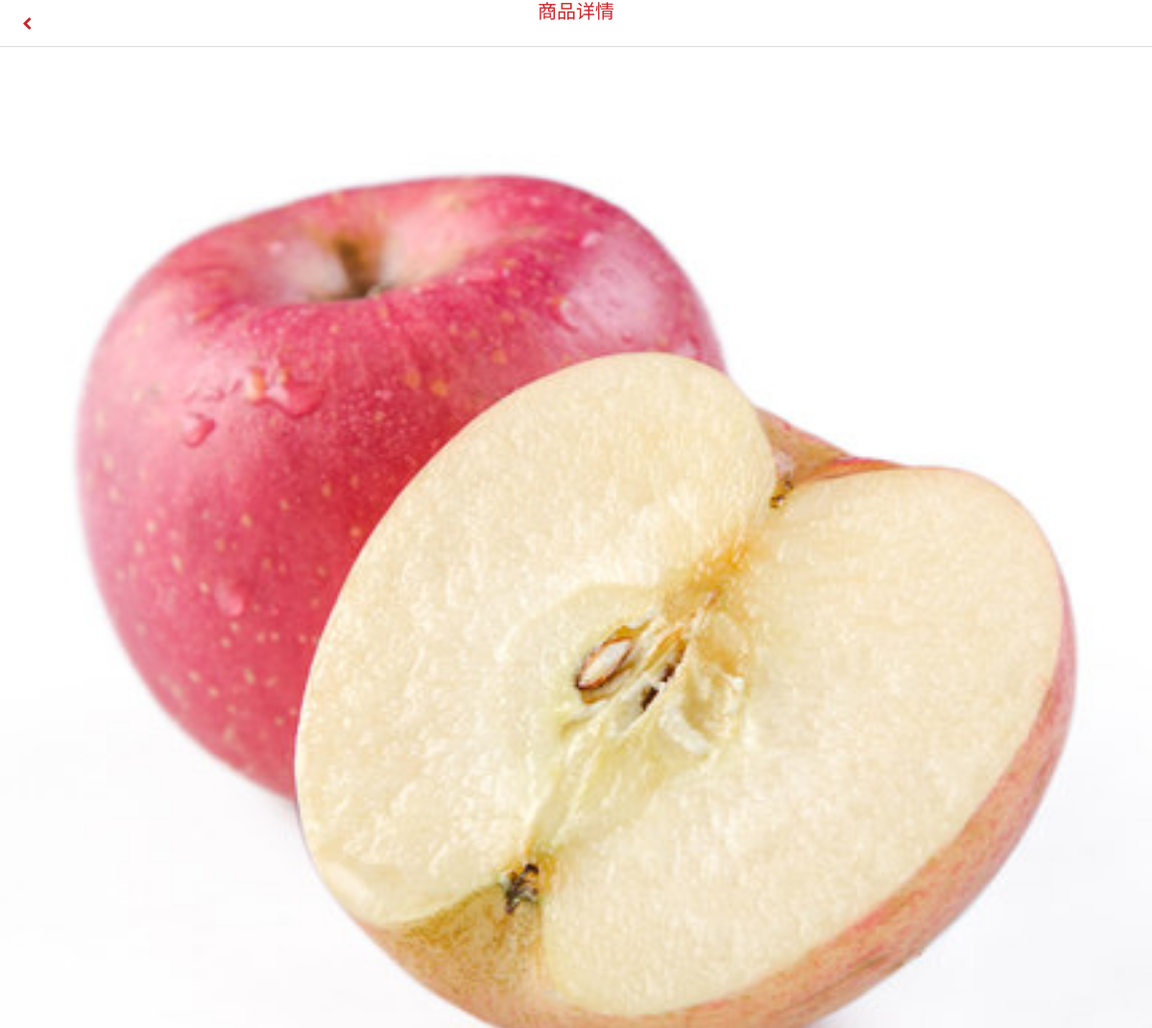
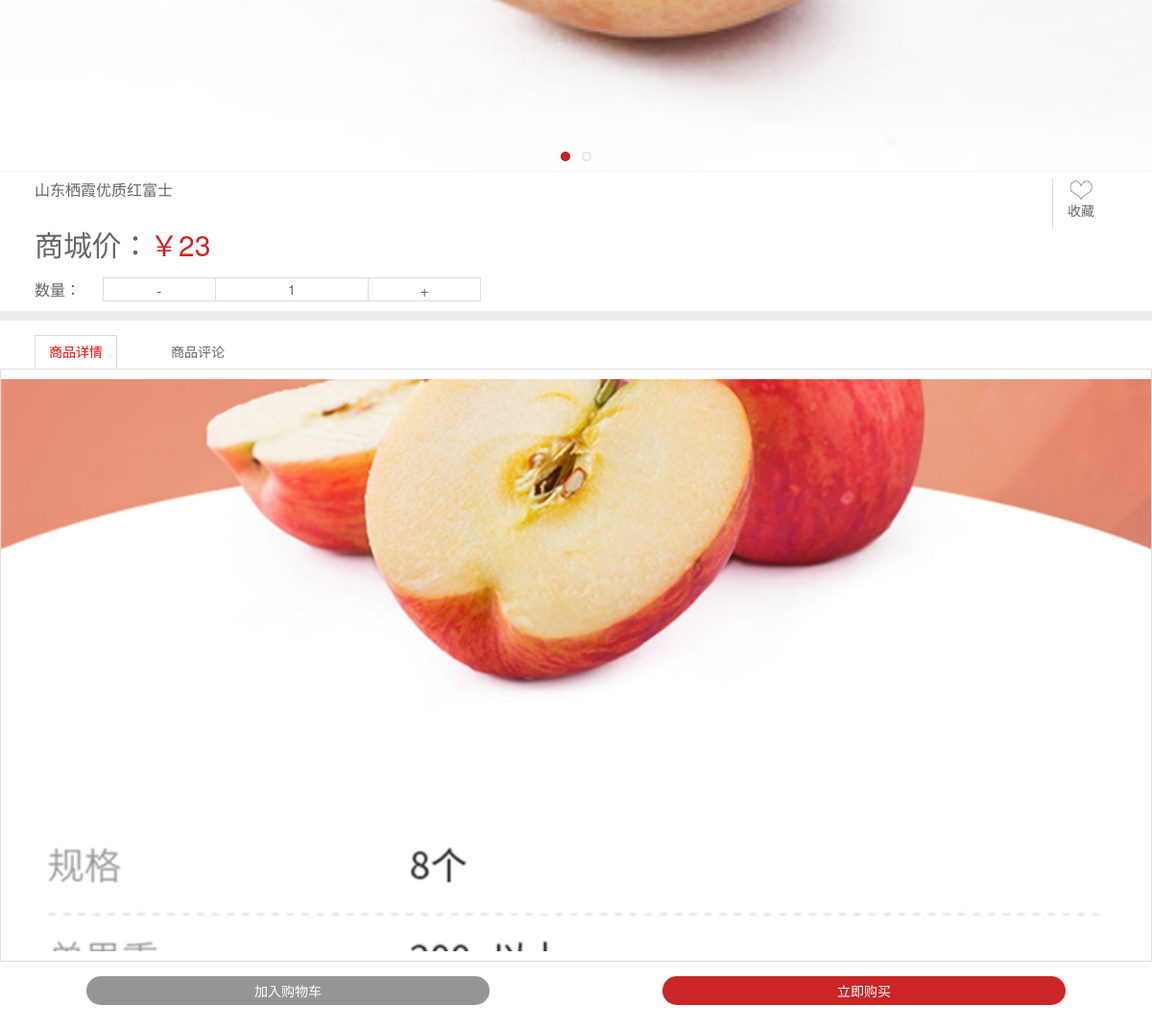
Page /detail-3.html (signed in) on the committed database (2 pictures, top to bottom).
### Shop/models.py (models this page shows, shortened)
class goods(models.Model):
    sale = models.IntegerField(default=0)
    title = models.CharField(max_length=150, default='')
    price = models.IntegerField(default=0)
    pic_url = models.CharField(max_length=150, default='')
    pic_url_detail = models.CharField(max_length=150, default='')
    goods_shopcart_number = models.IntegerField(default=0)
    goods_order_number = models.IntegerField(default=0)
    goods_to_shopcart = models.ManyToManyField(shopcart, null=True, blank=True)
    goods_to_order = models.ManyToManyField(order, null=True, blank=True)
    goods_to_user = models.ManyToManyField(settings.AUTH_USER_MODEL, null=True, blank=True)#收藏
    goods_to_category = models.ForeignKey(category, on_delete=models.CASCADE, null=True, blank=True)

### Shop/views.py (the view, shortened to what this page needs)
# urls.py: url('detail-(?P<goods_id>\d+).html', views.detail, name='detail'),
def detail(req, goods_id):
    good = 0
    middle = 0
    bad = 0
    if req.user.is_authenticated:
        user = User.objects.get(username=req.user.username)
        goods_list = user.goods_set.all()
        goods_detail = goods.objects.get(id=goods_id)
        if goods_detail in goods_list:
            sign = 1
        else:
            sign = 0
        comment_list = goods_detail.comment_set.all()
        if ((good!=0)|(middle!=0)|(bad!=0)):
            good_bili = good/(good+middle+bad)*100
            middle_bili = middle/(good+middle+bad)*100
            bad_bili = bad/(good+middle+bad)*100
        else:
            good_bili = 0
            middle_bili = 0
            bad_bili = 0
        return render(req, 'detail.html', {'goods_detail': goods_detail, "collect":sign, "comment_list":comment_list,
                                           'good':good,'middle':middle,'bad':bad,
                                           'good_bili': good_bili,
                                           'middle_bili': middle_bili,
                                           'bad_bili': bad_bili
                                           })

### templates/detail.html (shortened to what this page needs)
{% load static %}
<!DOCTYPE html>
<html>
<head>
    <link href="{% static 'css/amazeui.min.css'%}" rel="stylesheet" type="text/css"/>
    <link href="{% static 'css/style.css'%}" rel="stylesheet" type="text/css"/>
    <link rel="stylesheet" href="https://cdn.bootcss.com/bootstrap/3.3.7/css/bootstrap.min.css">
</head>
<body>
<header data-am-widget="header" class="am-header am-header-default sq-head ">
    <div class="am-header-left am-header-nav">
        <a href="javascript:history.back()" class="">
            <i class="am-icon-chevron-left"></i>
        </a>
    </div>
    <h1 class="am-header-title">
        <a href="" class="">商品详情</a>
    </h1>
</header>
<div style="height: 49px;"></div>
<div class="am-slider am-slider-default" data-am-flexslider id="demo-slider-0">
    <ul class="am-slides">
        <li><img src="{{goods_detail.pic_url}}"/></li>
    </ul>
</div>
<div class="detal-info" style="position: relative; width: 100%;">
    <p>{{goods_detail.title}}</p>
    <h2>商城价：<span>￥{{goods_detail.price}}</span></h2>
    {% if collect == 1 %}
    <div class="heart">
        <img src="{% static 'images/redherat.png'%}" width="25" id="imgflag" onclick="changeImage()"/>
        <p>收藏</p>
    </div>
    {% else %}
     <div class="heart">
        <img src="{% static 'images/herat.png'%}" width="25" id="imgflag" onclick="changeImage()"/>
        <p>收藏</p>
    </div>
    {% endif %}
</div>
<div class="d-amount">
    <h4>数量：</h4>
    <div class="d-stock">
        <a class="decrease">-</a>
        <input id="num" readonly="" class="text_box" name="" type="text" value="1">
        <a class="increase">+</a>
    </div>
</div>
<div style="background: #eee; height: 10px;"></div>
<div class="am-tabs detail-list" data-am-tabs>
    <ul class="am-tabs-nav am-nav am-nav-tabs">
        <li class="am-active"><a href="#tab1">商品详情</a></li>
        <li><a href="#tab2">商品评论</a></li>
    </ul>
    <div class="am-tabs-bd">
        <div class="am-tab-panel am-fade am-in am-active detail " id="tab1">
            <img src="{{goods_detail.pic_url_detail}}"/>
        </div>
    </div>
</div>
<div style=" height: 55px;"></div>
<ul class="fix-shopping">
    <li><a href="javascript:postform()" class="join" >加入购物车</a></li>
    <li><a href="javascript:tureorder()" class="imm-buy">立即购买</a></li>
</ul>
</body>
</html>

### Shop/static/css/style.css (style rules this page uses)
body { padding: 0; margin: 0; }
ol,ul,li { padding: 0; margin: 0; list-style: none }
h2,h3,h4,h5,ul,li,p,hr { padding: 0;margin: 0; }
input { outline: none; }
html { padding: 0; margin: 0; }
html,body { height:100% }
i { font-style: normal; }
.sq-head { background: #fff; border-bottom: 1px solid #ddd; overflow: hidden; color: #cb2527; position: fixed; top: 0; z-index: 9999; left: 0; }
.am-header-default .am-header-nav>a { color: #cb2527; }
.am-header-default .am-header-title, .am-header-default .am-header-title a { color: #cb2527; }
.am-slider-default { margin: 0; }
.detal-info { padding: 0 3%; color: #666; overflow: hidden; width: 85%; }
.detal-info .heart { position: absolute; top:8px; right: 5%; text-align: center; border-left: 1px solid #ddd; padding-left: 15px; }
.detal-info .heart p { font-size: 1.4rem; line-height: 20px; width: 100%; height: 20px; }
.detal-info p { line-height: 40px; font-size: 1.6rem; width: 80%; height: 40px; overflow: hidden; text-overflow: ellipsis; white-space: nowrap; }
.detal-info h2 { font-weight: normal; }
.detal-info h2 span { color: #cb2527; }
.d-amount { padding: 0 3%; color: #666; overflow: hidden; }
.d-amount h4 { float: left; font-weight: normal; font-size: 1.6rem; line-height: 2.5rem; margin-top: 0.75rem; }
.d-amount .d-stock .decrease { position: absolute; left: 0; width: 30%; height: 2.5rem; display: block; border: 1px solid #ddd; text-align: center; line-height: 2.5rem; font-size: 16px; color: #666; }
.d-amount .d-stock { float: left; width: 35%; height: 2.5rem; position: relative; margin: 0.75rem 2%; }
.d-amount .d-stock input { position: absolute; left: 30%; width: 40%; height: 2.5rem; border: 1px solid #ddd; border-left: none; border-right: none; text-align: center; }
.d-amount .d-stock .increase { position: absolute; right: 0; width: 30%; height: 2.5rem; display: block; border: 1px solid #ddd; text-align: center; line-height: 2.5rem; font-size: 16px; color: #666; }
.detail img { width: 100%; }
.fix-shopping { position: fixed; bottom: 0px; width: 100%; border-top: 1px solid #ddd; padding: 15px 0; background: #fff; z-index: 999; }
.fix-shopping li { float: left; width: 50%; text-align: center; }
.fix-shopping li a { width: 70%; margin: 0 auto; border-radius: 15px; display: block; padding: 5px 0; }
.join { background: #959595; color: #fff; }
.imm-buy { background: #cb2527; color: #fff; }
.am-tabs { overflow: hidden; }
.detail-list { padding: 15px 0; }
.am-nav-tabs>li { margin-left: 3%; margin-bottom: 0; }
.am-nav-tabs>li.am-active>a, .am-nav-tabs>li.am-active>a:focus, .am-nav-tabs>li.am-active>a:hover { color: #f90505; }
.am-nav-tabs>li>a { color: #666; }
.am-tabs-bd .am-tab-panel { padding: 10px 0; }

### rows in the picture
goods: pic_url (picture), title "山东栖霞优质红富士", price "23", pic_url_detail (picture)
